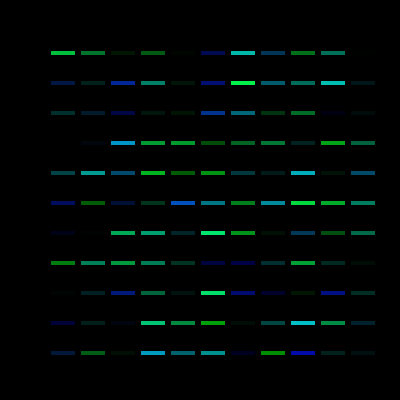
Frame 1 (no input)
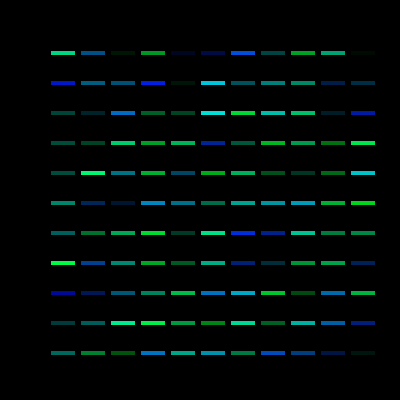
Frame 2 (the mouse pressed at the canvas centre, redrawn once)

The Processing sketch that drew these frames (run headless with seeded random() and noise(); the mouse was pressed at the canvas centre and the sketch redrawn once):

// Processing sketch: processing_39087
// ── processing_39087.pde

void setup() {
  size(400, 400);
  colorMode(RGB, 100,200,250);
  background(0);
}
 
void draw() { //SETS UP THE GRID FOR RECTANGLES
  for (int x = 50; x<= width-50; x +=30) {
    for (int y = 50; y<= width-50; y +=30) {
      rectangles (x,y);
    }
  }
   
noLoop();
}

void rectangles (float x, float y) { //CREATES GRID OF RECTANGLES
  pushMatrix();
  translate (0,0); //STARTS GRID HERE
  fill(0, random(250), random(250), random(250)); //SETS THE FILL OF THE RECTANGLES TO A RANDOM OPACITY, AND RANGE IN THE 250S
  strokeWeight(1);
  rect (x,y,25,5); //RECTANGLES WILL FOLLOW LOOP WITH SIZE OF HEIGHT 5, WIDTH 25, MAKING BARS
  popMatrix();
}
    
